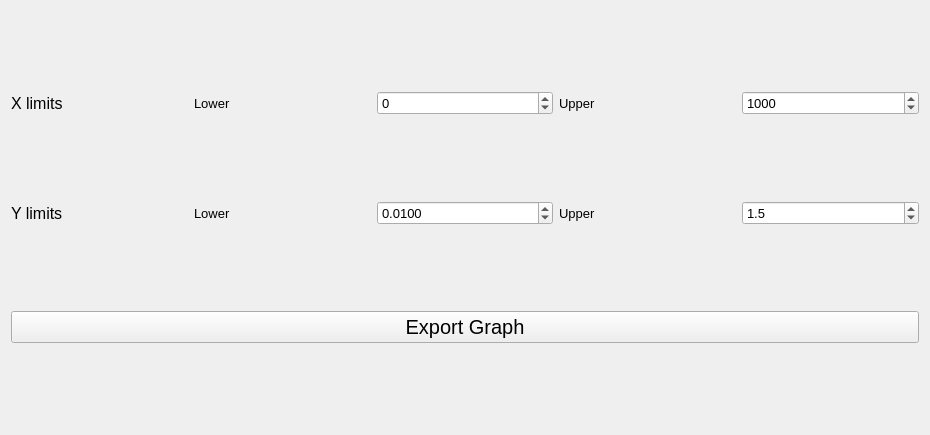
<?xml version="1.0" encoding="UTF-8"?>
<ui version="4.0">
 <class>Form</class>
 <widget class="QWidget" name="Form">
  <property name="geometry">
   <rect>
    <x>0</x>
    <y>0</y>
    <width>930</width>
    <height>435</height>
   </rect>
  </property>
  <property name="windowTitle">
   <string>Form</string>
  </property>
  <layout class="QGridLayout" name="gridLayout">
   <item row="0" column="4">
    <widget class="QSpinBox" name="upperX_spinBox">
     <property name="font">
      <font>
       <pointsize>10</pointsize>
      </font>
     </property>
     <property name="maximum">
      <number>3000000</number>
     </property>
     <property name="value">
      <number>1000</number>
     </property>
    </widget>
   </item>
   <item row="1" column="4">
    <widget class="QDoubleSpinBox" name="upperY_doubleSpinBox">
     <property name="font">
      <font>
       <pointsize>10</pointsize>
      </font>
     </property>
     <property name="decimals">
      <number>1</number>
     </property>
     <property name="minimum">
      <double>-100.000000000000000</double>
     </property>
     <property name="maximum">
      <double>10000000000000000000000.000000000000000</double>
     </property>
     <property name="value">
      <double>1.500000000000000</double>
     </property>
    </widget>
   </item>
   <item row="1" column="1">
    <widget class="QLabel" name="label_3">
     <property name="font">
      <font>
       <pointsize>10</pointsize>
      </font>
     </property>
     <property name="text">
      <string>Lower</string>
     </property>
    </widget>
   </item>
   <item row="0" column="2">
    <widget class="QSpinBox" name="lowerX_spinBox">
     <property name="font">
      <font>
       <pointsize>10</pointsize>
      </font>
     </property>
     <property name="minimum">
      <number>-10000</number>
     </property>
     <property name="maximum">
      <number>3000000</number>
     </property>
    </widget>
   </item>
   <item row="0" column="1">
    <widget class="QLabel" name="label_5">
     <property name="font">
      <font>
       <pointsize>10</pointsize>
      </font>
     </property>
     <property name="text">
      <string>Lower</string>
     </property>
    </widget>
   </item>
   <item row="1" column="3">
    <widget class="QLabel" name="label_4">
     <property name="font">
      <font>
       <pointsize>10</pointsize>
      </font>
     </property>
     <property name="text">
      <string>Upper</string>
     </property>
    </widget>
   </item>
   <item row="2" column="0" colspan="5">
    <widget class="QPushButton" name="export_pushButton">
     <property name="font">
      <font>
       <pointsize>15</pointsize>
      </font>
     </property>
     <property name="text">
      <string>Export Graph</string>
     </property>
    </widget>
   </item>
   <item row="1" column="0">
    <widget class="QLabel" name="label_2">
     <property name="font">
      <font>
       <pointsize>12</pointsize>
      </font>
     </property>
     <property name="text">
      <string>Y limits</string>
     </property>
    </widget>
   </item>
   <item row="0" column="3">
    <widget class="QLabel" name="label_6">
     <property name="font">
      <font>
       <pointsize>10</pointsize>
      </font>
     </property>
     <property name="text">
      <string>Upper</string>
     </property>
    </widget>
   </item>
   <item row="0" column="0">
    <widget class="QLabel" name="label">
     <property name="font">
      <font>
       <pointsize>12</pointsize>
      </font>
     </property>
     <property name="text">
      <string>X limits</string>
     </property>
    </widget>
   </item>
   <item row="1" column="2">
    <widget class="QDoubleSpinBox" name="lowerY_spinBox">
     <property name="font">
      <font>
       <pointsize>10</pointsize>
      </font>
     </property>
     <property name="decimals">
      <number>4</number>
     </property>
     <property name="minimum">
      <double>-10000.000000000000000</double>
     </property>
     <property name="maximum">
      <double>1000000000000000000.000000000000000</double>
     </property>
     <property name="value">
      <double>0.010000000000000</double>
     </property>
    </widget>
   </item>
  </layout>
 </widget>
 <resources/>
 <connections/>
</ui>
